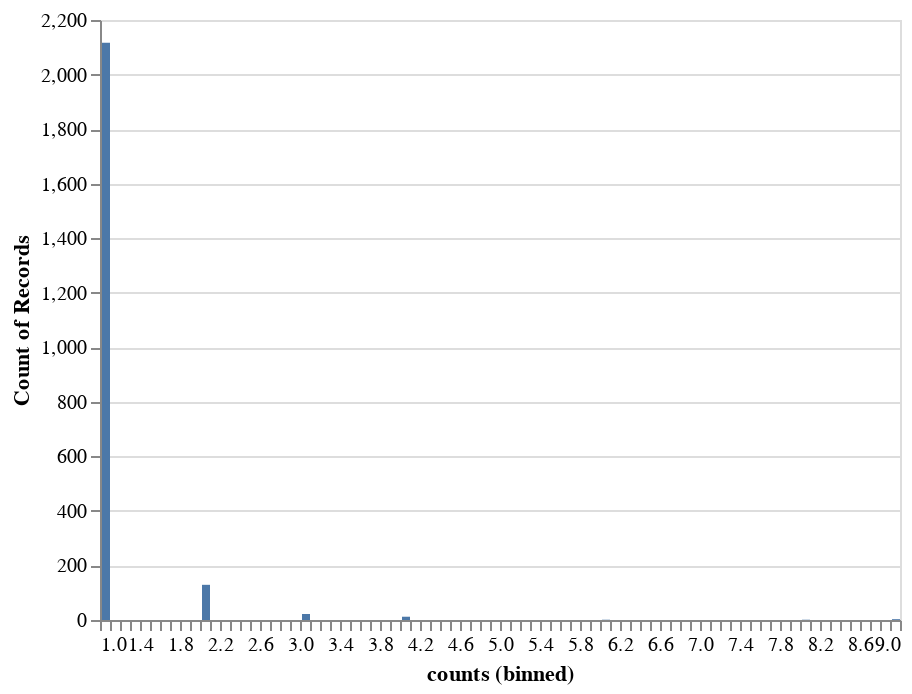

The code cell stored with this chart in its notebook:
### Code cell
alt.Chart(forks_counts).mark_bar().encode(
    alt.X('counts', bin=alt.Bin(maxbins=100)),
    y='count()'
)

### Figure 1 — Vega-Lite specification as saved in the notebook (floating-point values rounded to 4 significant figures; data arrays with more than 128 entries replaced by an {"elided": "..."} marker saying what was removed)
{"config": {"view": {"continuousWidth": 400, "continuousHeight": 300}}, "data": {"name": "data-6b54cd7eb96d253b08b8d26cb7e3f586"}, "mark": "bar", "encoding": {"x": {"type": "quantitative", "bin": {"maxbins": 100}, "field": "counts"}, "y": {"type": "quantitative", "aggregate": "count"}}, "$schema": "https://vega.github.io/schema/vega-lite/v4.8.1.json", "datasets": {"data-6b54cd7eb96d253b08b8d26cb7e3f586": {"elided": "2285 records"}}}
